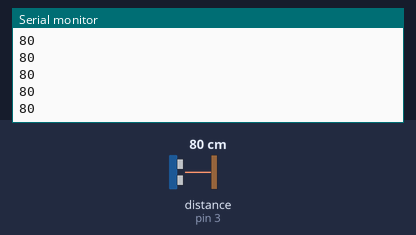
This sketch was run on a simulated Arduino Uno, built with avr-gcc and run on an emulated ATmega328P. Shown: the last lines printed to the serial monitor. Wiring (inferred from the names in the program): ultrasonic range finder: trigger pin 2; echo pin 3. The test bench sets the inputs (shaded band); at power-on: distance to the obstacle (sensor on pin 3) 80 cm. The echo pulse lasts 58.3 µs per cm.

Above: at 1.2 s.
1.3 s: distance to the obstacle (sensor on pin 3) set to 2 cm
At 1.37 s:
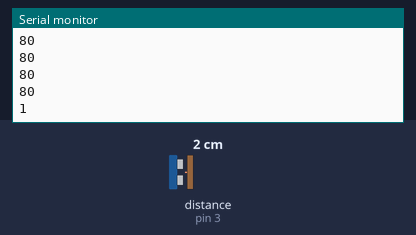
2.8 s: distance to the obstacle (sensor on pin 3) set to 4 cm
At 2.89 s:
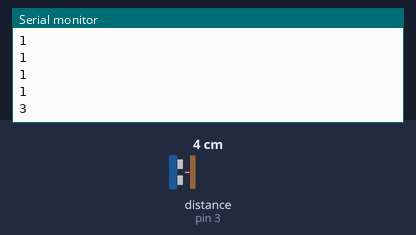
Timing chart, 0 to 5.8 s (numbered marks = the images above; inputs shaded):
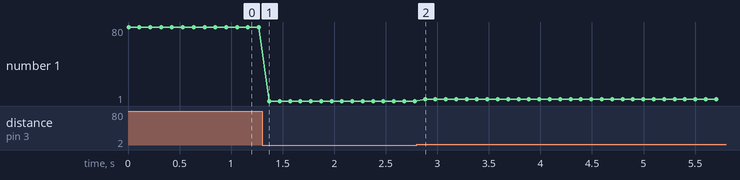

Measured:
- after the input at 1.3 s, the serial monitor: prints a new line after 0.07 s (image 1)
- after the input at 2.8 s, the serial monitor: prints a new line after 0.08 s (image 2)
- plotted number 1: 80 → 1 after the input at 1.3 s, 1 → 3 after the input at 2.8 s

The sketch:

MCA_PAPER_ARDUINO.ino
```cpp
const int trig_pin = 2;
const int echo_pin = 3;

void setup() {

  Serial.begin(9600);
  pinMode(trig_pin, OUTPUT);
  pinMode(echo_pin, INPUT);
}

void loop() {
  long duration, inches, cm;

  digitalWrite(trig_pin, LOW);
  delayMicroseconds(2);
  digitalWrite(trig_pin, HIGH);
  delayMicroseconds(5);
  digitalWrite(trig_pin, LOW);

  duration = pulseIn(echo_pin, HIGH);

  inches = microsecondsToInches(duration);
  cm = microsecondsToCentimeters(duration);

  // Serial.print(inches);
  // Serial.print("in, ");
  Serial.println(cm);
  // Serial.print("cm");
  // Serial.println();

  delay(100);
}

long microsecondsToInches(long microseconds) {
  return microseconds / 74 / 2;
}

long microsecondsToCentimeters(long microseconds) {
  return microseconds / 29 / 2;
}
```
